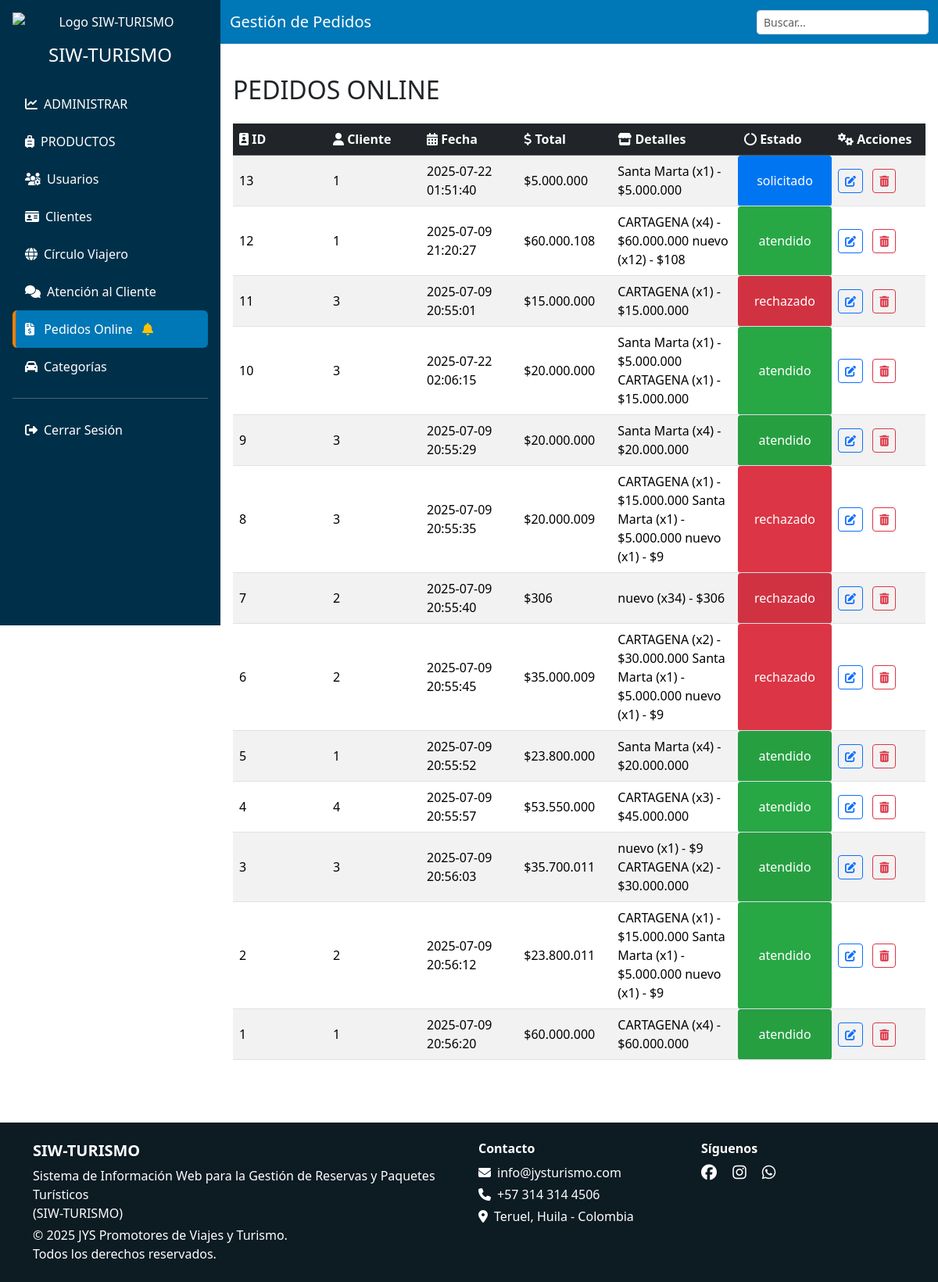
The page /vista/admin/pedidos.php (signed in) on the database its author committed.
### tables this page shows
CREATE TABLE `ventas` (
  `id` int(11) NOT NULL,
  `fecha` timestamp NOT NULL DEFAULT current_timestamp() ON UPDATE current_timestamp(),
  `total` int(11) NOT NULL,
  `id_cliente` int(11) NOT NULL,
  `estado` enum('solicitado','atendido','rechazado') DEFAULT NULL,
  `detalles` text DEFAULT NULL
);

### modelo/pedidos_m.php (called while the page is built, shortened)
<?php
    function obtenerPedidos($conn) {
        $pedidos = [];
        $sql = "SELECT id, fecha, total, id_cliente, estado, detalles FROM ventas ORDER BY id DESC";
        $resultado = $conn->query($sql);
        if ($resultado && $resultado->num_rows > 0) {
            while ($fila = $resultado->fetch_assoc()) {
                $pedidos[] = $fila;
            }
        }
        return $pedidos;
    }
?>

### vista/admin/pedidos.php (the view, shortened to what this page needs)
<?php
    include('header.php');
?>
<body>
  <?php
        include '../../conexion.php';
        include '../../modelo/pedidos_m.php';
        $pedidos = obtenerPedidos($conn);
  ?>
  <div class="d-flex flex-column flex-lg-row">
    <?php include ('sidebar.php'); ?>
    <div class="flex-grow-1">
      <nav class="navbar navbar-dark">
        <div class="container-fluid">
          <span class="navbar-brand">Gestión de Pedidos</span>
           <div class="dataTables_filter">
              <input type="search" id="buscar" class="form-control form-control-sm" placeholder="Buscar...">
            </div>
        </div>
      </nav>
      <div class="main-content">
        <div class="d-flex justify-content-between align-items-center mb-4">
          <h2 class="mb-0 mt-4">PEDIDOS ONLINE</h2>
        </div>
        <div class="table-responsive">
          <table class="table table-striped table-hover align-middle">
            <thead class="table-dark">
              <tr>
              <th><i class="fas fa-id-badge"></i> ID</th>
              <th><i class="fas fa-user"></i> Cliente</th>
              <th><i class="fas fa-calendar-alt"></i> Fecha</th>
              <th><i class="fas fa-dollar-sign"></i> Total</th>
              <th><i class="fas fa-store"></i> Detalles</th>
              <th><i class="fas fa-circle-notch"></i> Estado</th>
                <th><i class="fas fa-cogs"></i> Acciones</th>
              </tr>
            </thead>
            <tbody>
              <?php foreach ($pedidos as $pedido): ?>
                <tr>
                  <td><?= $pedido['id'] ?></td>
                  <td><?= $pedido['id_cliente'] ?></td>
                  <td><?= $pedido['fecha'] ?></td>
                  <td>$<?= number_format($pedido['total'], 0, ',', '.') ?></td>
                  <td><?= htmlspecialchars($pedido['detalles']) ?></td>
                 <?php
                    $colores = [
                        'atendido'   => '#28a745',
                        'rechazado'  => '#dc3545',
                        'solicitado' => '#007bff'
                    ];
                    $estado = strtolower($pedido['estado']);
                    $color = isset($colores[$estado]) ? $colores[$estado] : '#6c757d';
                  ?>
                  <td style="background-color:<?= $color ?>;color:#fff;padding:5px;border-radius:4px;text-align:center;">
                      <?= htmlspecialchars($pedido['estado']) ?>
                  </td>
                  <td>
                    <button class="btn btn-sm btn-outline-primary me-2" data-bs-toggle="modal"
                        data-bs-target="#modalEditar<?= $pedido['id'] ?>">
                        <i class="fas fa-edit"></i>
                    </button>
                    <button class="btn btn-sm btn-outline-danger"
                        onclick="eliminar(event, <?= $pedido['id'] ?>)"><i class="fas fa-trash-alt"></i>
                    </button>
                    </td>
                </tr>
              <?php endforeach; ?>
            </tbody>
          </table>
        </div>
      </div>
    </div>
  </div>
  <?php include ('footer.php'); ?>
</body>
</html>

### vista/admin/pedidos.php (style rules this page uses)
.table-responsive { overflow-x: auto; max-width: 100%; }
.main-content { padding: 1rem; }
th, td { overflow-wrap: break-word; min-width: 120px; text-align: left; vertical-align: middle; }

### rows shown on the page
ventas: id "13", id_cliente "1", fecha "2025-07-22 01:51:40", total "5.000.000", detalles "Santa Marta (x1) - $5.000.000", estado "solicitado"
ventas: id "12", id_cliente "1", fecha "2025-07-09 21:20:27", total "60.000.108", detalles "CARTAGENA (x4) - $60.000.000 nuevo (x12) - $108", estado "atendido"
ventas: id "11", id_cliente "3", fecha "2025-07-09 20:55:01", total "15.000.000", detalles "CARTAGENA (x1) - $15.000.000", estado "rechazado"
ventas: id "10", id_cliente "3", fecha "2025-07-22 02:06:15", total "20.000.000", detalles "Santa Marta (x1) - $5.000.000 CARTAGENA (x1) - $15.000.000", estado "atendido"
ventas: id "9", id_cliente "3", fecha "2025-07-09 20:55:29", total "20.000.000", detalles "Santa Marta (x4) - $20.000.000", estado "atendido"
ventas: id "8", id_cliente "3", fecha "2025-07-09 20:55:35", total "20.000.009", detalles "CARTAGENA (x1) - $15.000.000 Santa Marta (x1) - $5.000.000 nuevo (x1) - $9", estado "rechazado"
ventas: id "7", id_cliente "2", fecha "2025-07-09 20:55:40", total "306", detalles "nuevo (x34) - $306", estado "rechazado"
ventas: id "6", id_cliente "2", fecha "2025-07-09 20:55:45", total "35.000.009", detalles "CARTAGENA (x2) - $30.000.000 Santa Marta (x1) - $5.000.000 nuevo (x1) - $9", estado "rechazado"
ventas: id "5", id_cliente "1", fecha "2025-07-09 20:55:52", total "23.800.000", detalles "Santa Marta (x4) - $20.000.000", estado "atendido"
ventas: id "4", id_cliente "4", fecha "2025-07-09 20:55:57", total "53.550.000", detalles "CARTAGENA (x3) - $45.000.000", estado "atendido"
ventas: id "3", id_cliente "3", fecha "2025-07-09 20:56:03", total "35.700.011", detalles "nuevo (x1) - $9 CARTAGENA (x2) - $30.000.000", estado "atendido"
ventas: id "2", id_cliente "2", fecha "2025-07-09 20:56:12", total "23.800.011", detalles "CARTAGENA (x1) - $15.000.000 Santa Marta (x1) - $5.000.000 nuevo (x1) - $9", estado "atendido"
ventas: id "1", id_cliente "1", fecha "2025-07-09 20:56:20", total "60.000.000", detalles "CARTAGENA (x4) - $60.000.000", estado "atendido"
